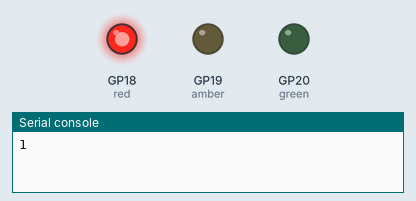
Recording of a program running on a simulated Raspberry Pi Pico running MicroPython. On the bench: output pins drawn as LEDs (lit = HIGH), the last lines printed to the serial console. At 15.0 s the program stops and its outputs stay as they are.

Above: at 0.2 s.
At 0.7 s:
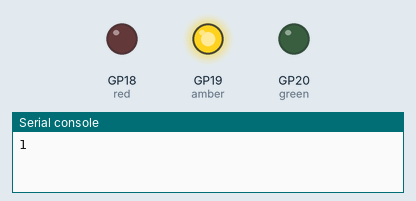
At 2.7 s:
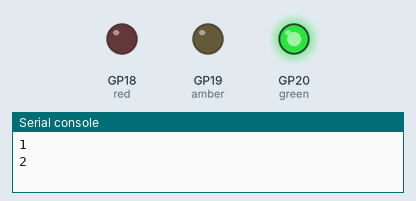
Timing chart, 0 to 3.5 s (numbered marks = the images above):
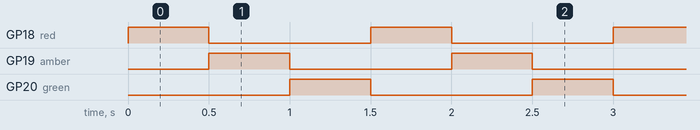

Measured:
- by itself, GP18 (red), GP19 (amber): alternates HIGH for 0.50 s and LOW for 1.0 s, 20 changes in all, then stays LOW
- by itself, GP20 (green): alternates HIGH for 0.50 s and LOW for 1.0 s

The program:

day2.py
```python
# Imports
from machine import Pin
import time

#Set up our LED names and GPIO pin numbers
red = Pin(18, Pin.OUT)
amber = Pin(19, Pin.OUT)
green = Pin(20, Pin.OUT)

def traffic_light_sequence(redState: int, amberState: int, greenState: int):
    red.value(redState)
    amber.value(amberState)
    green.value(greenState)


counter = 1 # Set the counter to 1

traffic_light_sequence(0, 0, 0) # Turn all lights OFF

while counter < 11: # While count is less than 11

    print(counter) # Print the current counter

    traffic_light_sequence(1, 0, 0)
    time.sleep(0.5) # Wait half a second
    traffic_light_sequence(0, 1, 0)
    time.sleep(0.5) # Wait half a second
    traffic_light_sequence(0, 0, 1)
    time.sleep(0.5) # Wait half a second

    counter += 1 # Add 1 to our counter

traffic_light_sequence(0, 0, 0) # Turn all lights OFF
```
